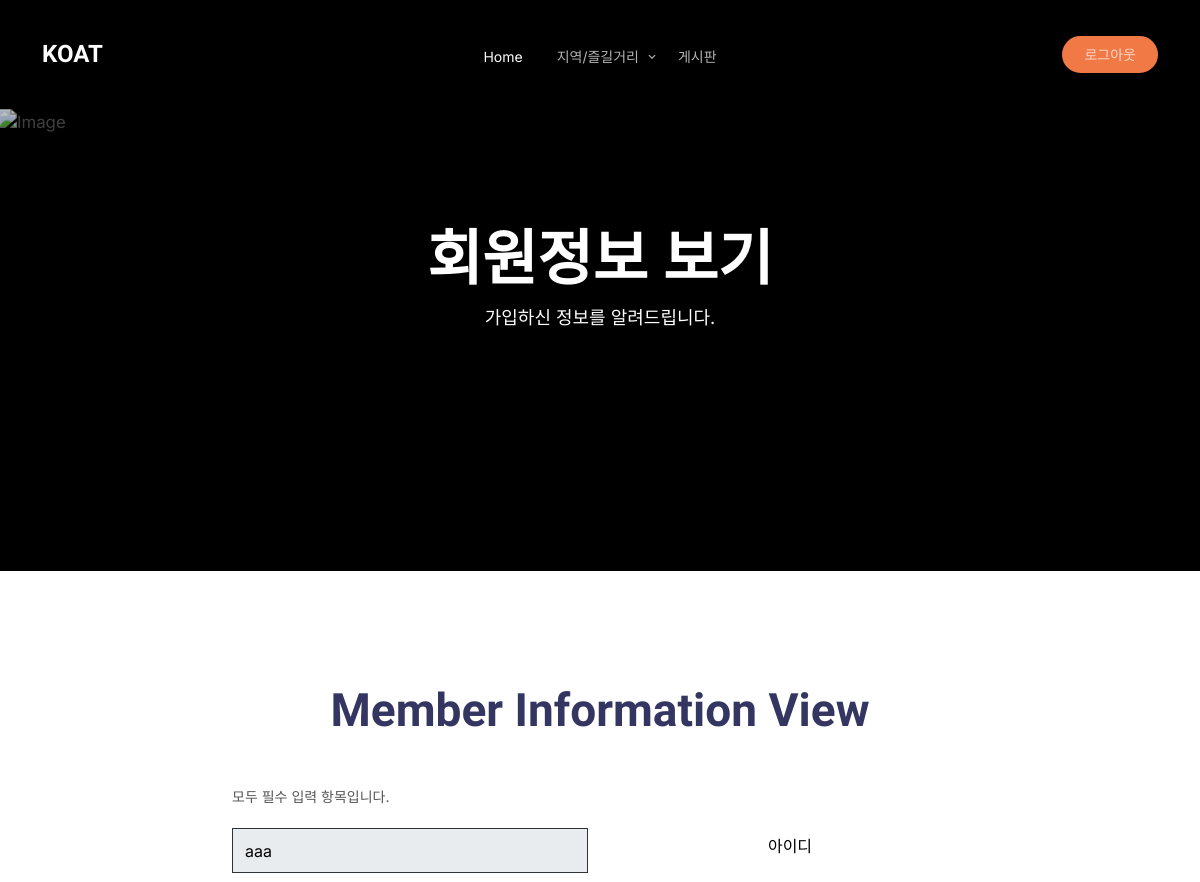
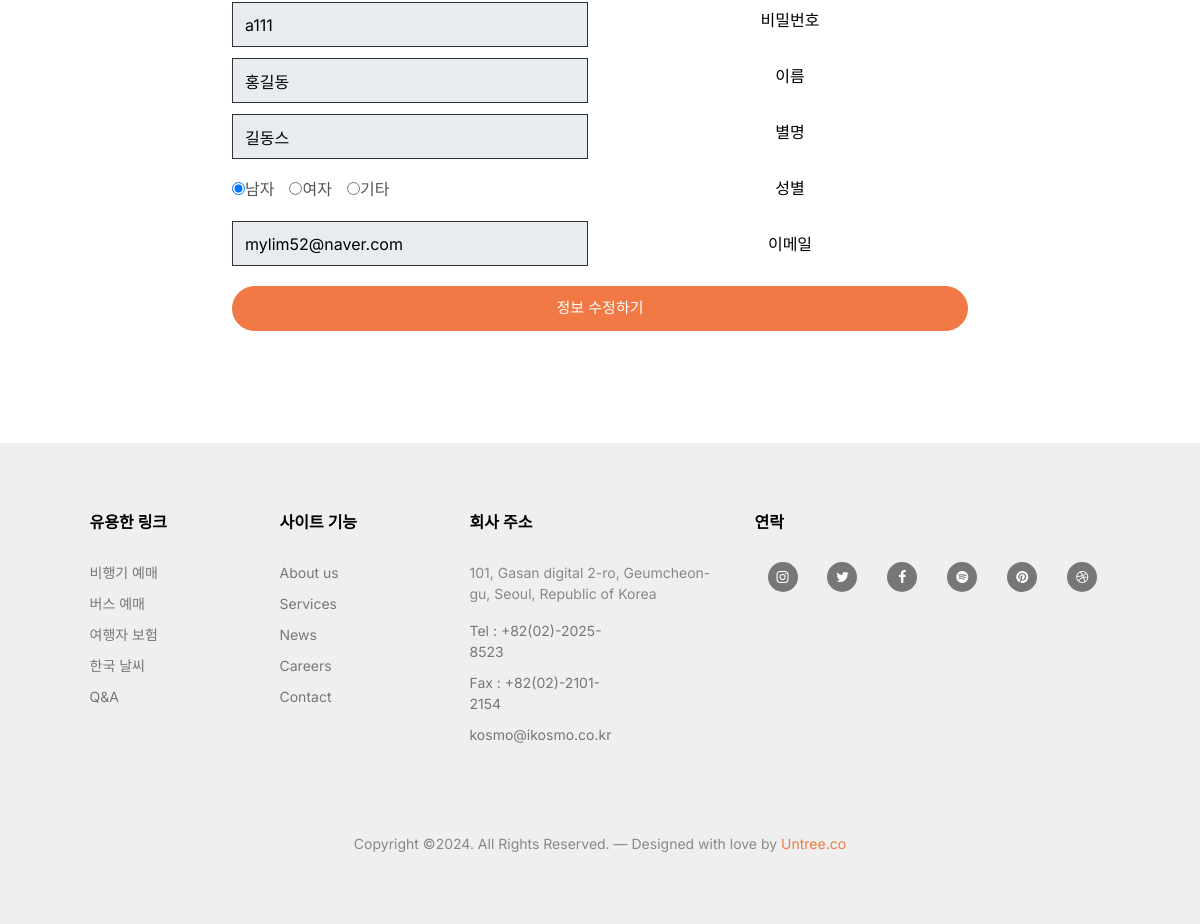
The page /member/meminfo/ (signed in) on the database its author committed (2 pictures, top to bottom).
### member/models.py (models this page shows)
class Member(models.Model):
  m_id = models.CharField(max_length=50,primary_key=True)
  m_password = models.CharField(max_length=100)
  m_username = models.CharField(max_length=100)
  m_nickName = models.CharField(max_length=100)
  m_gender = models.CharField(max_length=10, default='남자')
  m_email = models.CharField(max_length=100)
  m_date = models.DateTimeField(auto_now=True)
  m_auth = models.IntegerField(default=1)
  def __str__(self):
    return f"{self.m_id},{self.m_password},{self.m_username},{self.m_nickName},{self.m_gender},{self.m_email},{self.m_date},{self.m_auth},"

### member/views.py (the view)
# urls.py: path('meminfo/', views.meminfo,name="meminfo"),     #  회원정보 (내정보) 보기 (회원 정보 보기 페이지)
def meminfo(request):
  m_id = request.session['session_m_id']
  print('아이디 : ',m_id)
  qs = Member.objects.filter(m_id=m_id)
  print(qs)
  context = {"mem":qs[0]}
  return render(request, 'meminfo.html', context)

### member/templates/meminfo.html (shortened to what this page needs)
{% extends "base.html" %}
{% block container-block  %}
<div class="hero overlay">
	<div class="img-bg rellax">
		<img src="/static/images/hero_2.jpg" alt="Image" class="img-fluid">
	</div>
	<div class="container">
		<div class="row align-items-center justify-content-start">
			<div class="col-lg-6 mx-auto text-center">
				<h1 class="heading" data-aos="fade-up">회원정보 보기</h1>
				<p data-aos="fade-up">가입하신 정보를 알려드립니다.</p>
			</div>
		</div>
	</div>
</div>
<div class="section">
	<div class="container">
		<div class="row">
			<div class="col-12"	data-aos="fade-up" data-aos-delay="0">
				<h2 class="heading mb-5">Member Information View</h2>
			</div>
		</div>
		<div class="row">
			<div class="col-lg-8" data-aos="fade-up" data-aos-delay="200">
				<form action="/member/meminfo/" method="POST" id="memberform">
					<div class="row">
						<label>모두 필수 입력 항목입니다.</label>
						<div class="col-6 mb-3">
								<label></label><input type="text" class="form-control" value="{{mem.m_id}}" id="yourid" name="아이디" readonly>
								<label></label><input type="text" class="form-control" value="{{mem.m_password}}" id="yourpw" name="비밀번호" readonly>
								<label></label><input type="text" class="form-control" value="{{mem.m_username}}" id="realname" name="실명" readonly>
								<label></label><input type="text" class="form-control" value="{{mem.m_nickName}}" id="nickName" name="별명" readonly>
								<br>
								<div class="gdst">
									<label><input type="radio" name="gender" id="male" value="male"{% if mem.m_gender == 'male' %}checked{% endif %}>남자</label>
									<label><input type="radio" name="gender" id="female" value="female"{% if mem.m_gender == 'female'%}checked{% endif %}>여자</label>
									<label><input type="radio" name="gender" id="other" value="other"{% if mem.m_gender == 'other'%}checked{% endif %}>기타</label>
								</div>
								<label></label><input type="text" class="form-control" value="{{mem.m_email}}" id="youremail" name="이메일" readonly>
						</div>
						<div class="col-6 mb-3">
							<label></label><span class="form-control typex memup">아이디</span>
							<label></label><span class="form-control typex memup">비밀번호</span>
							<label></label><span class="form-control typex memup">이름</span>
							<label></label><span class="form-control typex memup">별명</span>
							<label></label><span class="form-control typex memup">성별</span>
							<label></label><span class="form-control typex memup">이메일</span>
						</div>
						<div class="col-12">
							<input type="button" value="정보 수정하기" id="mon" class="btn btn-primary dpchk">
						</div>
					</div>
				</form>
			</div>
		</div>
	</div>
</div>
{% endblock container-block  %}

### rows shown on the page
Member: m_id "aaa", m_password "a111", m_username "홍길동", m_nickName "길동스", m_gender "☑ 남자", m_gender "☐ 여자", m_gender "☐ 기타", m_email "mylim52@naver.com"
